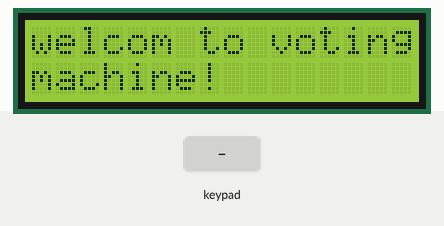
This sketch was run on a simulated Arduino Uno, built with avr-gcc and run on an emulated ATmega328P. On the bench: 16×2 character LCD. The test bench sets the inputs (shaded band).

Above: at 1.2 s.
1.3 s: key '1' pressed
At 7.2 s:
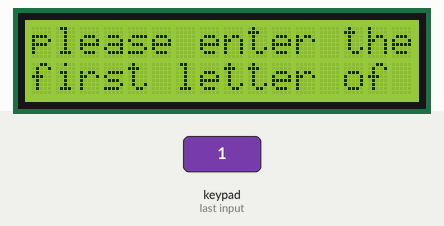
11.5 s: key '2' pressed
At 12.1 s:
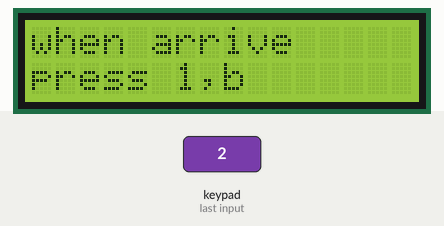
18.2 s: key '4' pressed
At 18.8 s:
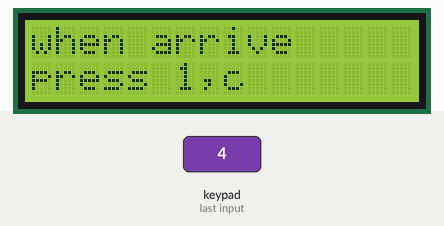
24.9 s: key '5' pressed
At 26.3 s:
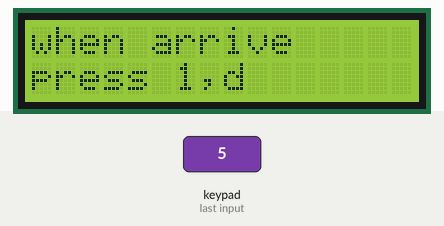
31.6 s: key '1' pressed
At 32.6 s:
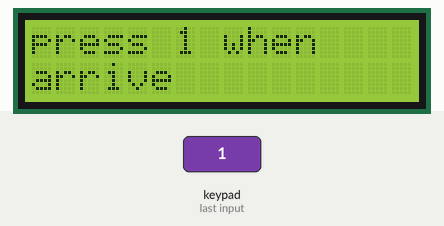
Timing chart, 0 to 34.6 s (numbered marks = the images above; inputs shaded):
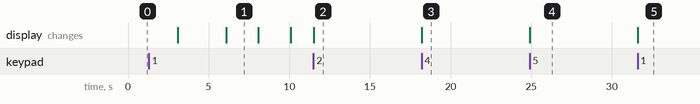

Measured:
- after the input at 1.3 s, the display: first differs from a run without the input after 4.8 s (image 1)
- after the input at 11.5 s, the display: changes at once (image 2)
- after the input at 18.2 s, the display: changes at once (image 3)
- after the input at 24.9 s, the display: changes at once (image 4)
- after the input at 31.6 s, the display: changes at once (image 5)
- what the display in image 1 shows lasts 2.0 s, from 6.1 s to 8.1 s

The sketch:

voting.ino
```cpp
// (licence header left out)
#include <LiquidCrystal.h>
#include <Keypad.h>
//four keys
const byte ROWS = 2;
const byte COLS = 2;
char keys[ROWS][COLS] = {  {'1','2'},  {'4','5'}  };
byte rowPins[ROWS] = {8,9};
byte colPins[COLS] = {10,11};


Keypad keypad = Keypad( makeKeymap(keys), rowPins, colPins, ROWS, COLS );
LiquidCrystal lcd(7, 6, 5, 4, 3, 2);

char v_user[31];// string to store in it the name of the member will be voted

byte plus[8]={
 B11111,
 B11111,
 B11011,
 B10001,
 B11011,
 B11111,
 B11111,
 B11111
};

/*
welcom function print some welcoming and guiding messages
*/
void welcom()
{
 lcd.clear();
   lcd.setCursor(0,0);
  lcd.write("welcom to voting");
  lcd.setCursor(0,1);
  lcd.write("machine!");
  delay(3000);
  lcd.clear();
   lcd.setCursor(0,0);
  lcd.write("stay hold any ");
  lcd.setCursor(0,1);
  lcd.write("key");
  delay(3000);
}

/*
select function will recive the first letter of the user will be voted
*/
void select()
{
    lcd.createChar(1,plus);//plus simbol
    lcd.clear();
    lcd.setCursor(0,0);
    lcd.write("please enter the ");
    lcd.setCursor(0,1);
    lcd.write("first letter of ");
    delay(2000);
    lcd.clear();
    lcd.setCursor(0,0);
    lcd.write("the user you ");
    lcd.setCursor(0,1);
    lcd.write("want to ");
    lcd.write(1);
    lcd.write("him");
    delay(2000);
    int i=1;
    while (i)
      {
        for(char c='a';c<='z';c++)
        {
     lcd.clear();
     lcd.write("when arrive");
     lcd.setCursor(0,1);
     lcd.write("press 1,");
     lcd.write(c);
     if(keypad.waitForKey()=='1')
     {i=0;//Serial.write(c);
   break;}}}
}

/*
voting function is for voting process
*/
void voting()
{
 int j =1;
     lcd.clear();
     lcd.print("press 1 when ");
     lcd.setCursor(0,5);
     lcd.write("arrive");
     delay(3000);
     while(j){
     byte bytesReceived = Serial.readBytesUntil('\0', v_user, 30);
     v_user[bytesReceived] = '\0';
     Serial.flush();
     lcd.clear() ;
     lcd.print(v_user);
     if(keypad.waitForKey()=='1'){Serial.write("1");j=0;break;}
     Serial.write(keypad.waitForKey());
     }

}
void setup() {
  Serial.begin(9600);
  lcd.begin(16, 2);
}

void loop() {
  welcom();

  if(keypad.getKey())
  {
    select();

     voting();
  }

}
```
